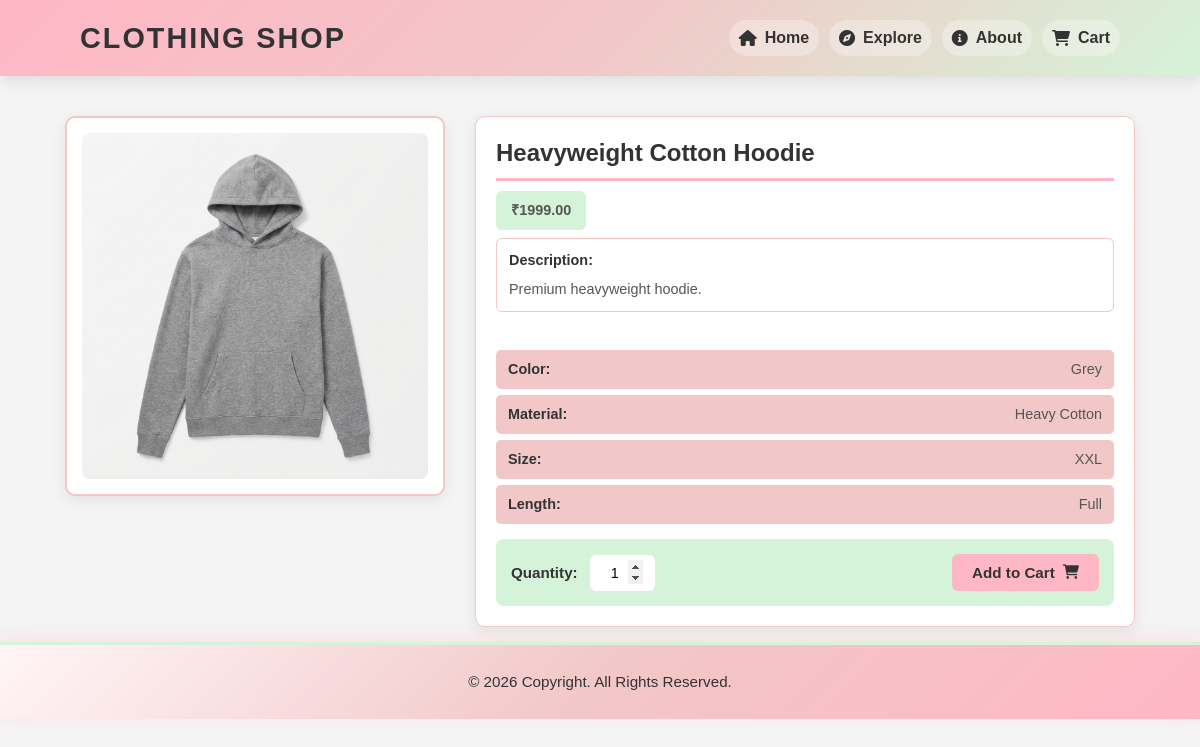
/product.php?id=21, run on the app's committed database.
### tables this page shows
CREATE TABLE IF NOT EXISTS `products` (
    `id` INT AUTO_INCREMENT PRIMARY KEY,
    `name` VARCHAR(255) NOT NULL,
    `price` DECIMAL(10,2) NOT NULL,
    `color` VARCHAR(50),
    `cloth_type` VARCHAR(100),
    `length` VARCHAR(50),
    `size` VARCHAR(50),
    `material` VARCHAR(100),
    `description` TEXT,
    `image` VARCHAR(255) NOT NULL,
    `status` ENUM('active', 'inactive') DEFAULT 'active',
    `created_at` TIMESTAMP DEFAULT CURRENT_TIMESTAMP
);

### product.php (the view, shortened to what this page needs)
<?php
require('db_connect.php');
require('includes/header.php');
if (isset($_GET['id'])) {
    $id = mysqli_real_escape_string($conn, $_GET['id']);
    $sql = "SELECT * FROM products WHERE id='$id'";
    $result = mysqli_query($conn, $sql);
    $product = mysqli_fetch_assoc($result);
}
?>
<div class="product-page-wrapper">
    <div class="container product-container">
        <div class="product-wrapper">
            <div class="product-image-section">
                <img src="assets/images/<?php echo $product['image']; ?>" alt="<?php echo $product['name']; ?>"
                    class="product-image">
            </div>
            <div class="product-details-section">
                <h1 class="product-title"><?php echo $product['name']; ?></h1>
                <p class="price product-price">₹<?php echo $product['price']; ?></p>
                <div class="product-description-box">
                    <p><strong>Description:</strong></p>
                    <div class="product-description-scroll">
                        <?php echo nl2br($product['description']); ?>
                    </div>
                </div>
                <br>
                <p><strong>Color:</strong> <?php echo $product['color']; ?></p>
                <p><strong>Material:</strong> <?php echo $product['material']; ?></p>
                <p><strong>Size:</strong> <?php echo $product['size']; ?></p>
                <p><strong>Length:</strong> <?php echo $product['length']; ?></p>
                <form action="cart.php" method="post" class="product-form">
                    <label>Quantity:</label>
                    <input type="number" name="quantity" value="1" min="1" max="10" class="product-qty-input">
                    <button type="submit" name="add_to_cart" class="btn btn-primary add-to-cart-btn">Add to Cart <i
                            class="fas fa-shopping-cart"></i></button>
                </form>
            </div>
        </div>
    </div>
</div>
<?php require('includes/footer.php'); ?>

### assets/css/style.css (style rules this page uses)
* { margin: 0; padding: 0; box-sizing: border-box; font-family: 'Arial', sans-serif; }
body { background-color: #f4f4f4; color: #333; line-height: 1.6; }

### assets/css/product.css (style rules this page uses)
.product-container { margin-top: 15px; padding: 15px; max-width: 1100px; margin-left: auto; margin-right: auto; }
.product-wrapper { display: flex; gap: 30px; margin-top: 10px; align-items: flex-start; }
.product-image-section { flex: 0 0 380px; max-width: 380px; background-color: #FFFFFF; padding: 15px; border-radius: 10px; box-shadow: 0 4px 15px rgba(0, 0, 0, 0.08); border: 2px solid #F2C7C7; }
.product-image { width: 100%; max-height: 350px; object-fit: contain; border-radius: 8px; display: block; transition: transform 0.3s ease; }
.product-details-section { flex: 1; background-color: #FFFFFF; padding: 20px; border-radius: 10px; box-shadow: 0 4px 15px rgba(0, 0, 0, 0.08); border: 1px solid #F2C7C7; }
.product-title { font-size: 1.5rem; margin-bottom: 10px; color: #333333; font-weight: 700; line-height: 1.3; padding-bottom: 10px; border-bottom: 3px solid #FFB7C5; }
.product-price { font-size: 1.4rem; color: #2d8f4e; margin-bottom: 15px; font-weight: 700; padding: 8px 15px; background-color: #D5F3D8; border-radius: 6px; display: inline-block; }
.product-details-section p { font-size: 0.9rem; color: #555555; line-height: 1.6; margin-bottom: 8px; }
.product-details-section p strong { color: #333333; font-weight: 600; }
.product-description-box { padding: 10px 12px; background-color: #FFFFFF; border: 1px solid #F2C7C7; border-radius: 6px; margin-bottom: 12px; }
.product-description-box p { margin-bottom: 6px; }
.product-description-scroll { max-height: 80px; overflow-y: auto; font-size: 0.9rem; color: #555555; line-height: 1.6; padding-right: 8px; }
.product-details-section p:nth-of-type(2), .product-details-section p:nth-of-type(3), .product-details-section p:nth-of-type(4), .product-details-section p:nth-of-type(5) { padding: 8px 12px; background-color: #F2C7C7; border-radius: 5px; margin-bottom: 6px; display: flex; justify-content: space-between; align-items: center; }
.product-details-section p:nth-of-type(2) strong, .product-details-section p:nth-of-type(3) strong, .product-details-section p:nth-of-type(4) strong, .product-details-section p:nth-of-type(5) strong { min-width: 70px; }
.product-form { margin-top: 15px; padding: 15px; background-color: #D5F3D8; border-radius: 8px; display: flex; flex-wrap: wrap; align-items: center; gap: 12px; }
.product-form label { font-size: 0.95rem; font-weight: 600; color: #333333; }
.product-qty-input { width: 65px; padding: 8px 10px; border: 2px solid #FFFFFF; border-radius: 6px; font-size: 0.9rem; text-align: center; background-color: #FFFFFF; transition: border-color 0.3s ease, box-shadow 0.3s ease; }
.add-to-cart-btn { padding: 10px 20px; background-color: #FFB7C5; color: #333333; border: none; border-radius: 6px; font-size: 0.95rem; font-weight: 600; cursor: pointer; transition: background-color 0.3s ease, transform 0.2s ease, box-shadow 0.3s ease; display: inline-flex; align-items: center; gap: 8px; margin-left: auto; }
.add-to-cart-btn i { font-size: 0.9rem; }

### data on the page
products: image (picture), name "Heavyweight Cotton Hoodie", price "1999.00", description "Premium heavyweight hoodie.", color "Grey", material "Heavy Cotton", size "XXL", length "Full"
